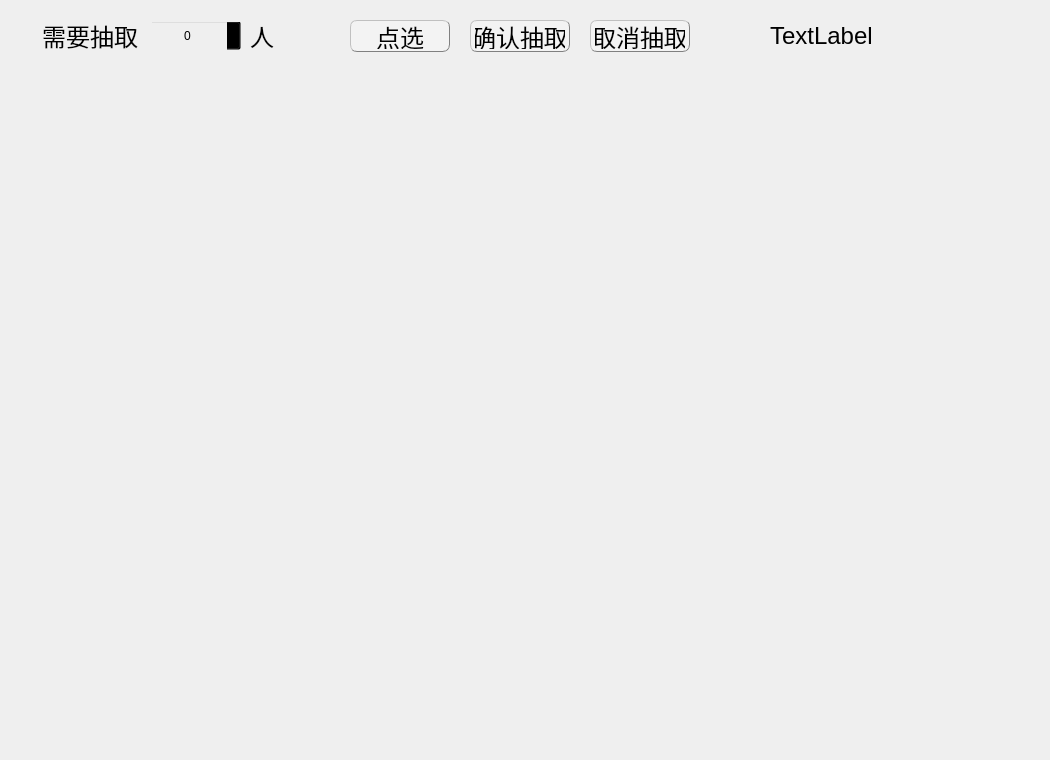
<?xml version="1.0" encoding="UTF-8"?>
<ui version="4.0">
 <class>stackedWidgetDialog</class>
 <widget class="QWidget" name="stackedWidgetDialog">
  <property name="geometry">
   <rect>
    <x>0</x>
    <y>0</y>
    <width>1050</width>
    <height>760</height>
   </rect>
  </property>
  <property name="windowTitle">
   <string>Form</string>
  </property>
  <widget class="QWidget" name="widget" native="true">
   <property name="geometry">
    <rect>
     <x>10</x>
     <y>10</y>
     <width>1031</width>
     <height>51</height>
    </rect>
   </property>
   <widget class="QSpinBox" name="spinBox">
    <property name="geometry">
     <rect>
      <x>140</x>
      <y>10</y>
      <width>91</width>
      <height>31</height>
     </rect>
    </property>
    <property name="styleSheet">
     <string notr="true">QSpinBox {
	background:transparent;

	/*
	border: 0px solid gray;
	border-radius: 6px;*/
	
}

/*spinbox 抬起样式*/
QSpinBox::up-button {
	subcontrol-position:right;
	height: 29px;
	width: 29px;
	/*overflow-x: hidden;
	border-radius: 0px 6px 6px 0px;
	background: qlineargradient(spread:pad, x1:0, y1:0, x2:0, y2:1, stop:0 rgba(200, 200, 200, 255), stop:1 rgba(255, 255, 255, 255))*/
	/*image: url(:/Qss/Qss/spinBox右箭头.png);*/
	image: url(:/Qss/Qss/spinBoxRightArrowUnchosen.png);
}
QSpinBox::down-button {
	subcontrol-position:left;
	height: 29px;
	width: 29px;
	/*border-radius: 6px 0px 0px 6px;
	background: qlineargradient(spread:pad, x1:0, y1:0, x2:0, y2:1, stop:0 rgba(200, 200, 200, 255), stop:1 rgba(255, 255, 255, 255))*/
	/*image: url(:/Qss/Qss/spinBox左箭头.png);*/
	image: url(:/Qss/Qss/spinBoxLeftArrowUnchosen.png);
}

QSpinBox::up-button:hover{
	subcontrol-position:right;
	height: 29px;
	width: 29px;
	image: url(:/Qss/Qss/spinBoxRightButtonMiddle.png);
}

QSpinBox::down-button:hover{
	subcontrol-position:left;
	height: 29px;
	width: 29px;
	image: url(:/Qss/Qss/spinBoxLeftButtonMiddle.png);
}

/*按钮按下样式*/
QSpinBox::up-button:pressed{
	subcontrol-position:right;
	height: 29px;
	width: 29px;
	image: url(:/Qss/Qss/spinBoxRightArrowChosen.png);
}
 
QSpinBox::down-button:pressed{
	subcontrol-position:left;
	height: 29px;
	width: 29px;
	image: url(:/Qss/Qss/spinBoxLeftArrowChosen.png);
}
</string>
    </property>
    <property name="alignment">
     <set>Qt::AlignCenter</set>
    </property>
   </widget>
   <widget class="QLabel" name="label">
    <property name="geometry">
     <rect>
      <x>17</x>
      <y>5</y>
      <width>111</width>
      <height>41</height>
     </rect>
    </property>
    <property name="font">
     <font>
      <pointsize>18</pointsize>
     </font>
    </property>
    <property name="text">
     <string>需要抽取</string>
    </property>
    <property name="alignment">
     <set>Qt::AlignRight|Qt::AlignTrailing|Qt::AlignVCenter</set>
    </property>
   </widget>
   <widget class="QLabel" name="label_2">
    <property name="geometry">
     <rect>
      <x>240</x>
      <y>5</y>
      <width>41</width>
      <height>41</height>
     </rect>
    </property>
    <property name="font">
     <font>
      <pointsize>18</pointsize>
     </font>
    </property>
    <property name="text">
     <string>人</string>
    </property>
   </widget>
   <widget class="QPushButton" name="chooseButton">
    <property name="geometry">
     <rect>
      <x>340</x>
      <y>10</y>
      <width>100</width>
      <height>32</height>
     </rect>
    </property>
    <property name="font">
     <font>
      <pointsize>18</pointsize>
     </font>
    </property>
    <property name="styleSheet">
     <string notr="true">QPushButton{background-color: rgb(243, 243, 243);border:0.5px groove gray;border-radius:7px;padding:2px 4px;border-style: outset;}
QPushButton:hover{background-color:rgb(229, 241, 251); color: black;}
QPushButton:pressed{background-color:rgb(191, 190, 192);border-style: inset;}
QPushButton:disabled{background-color:rgb(191, 190, 192);border-style: inset;}</string>
    </property>
    <property name="text">
     <string>点选</string>
    </property>
   </widget>
   <widget class="QPushButton" name="confirmButton">
    <property name="geometry">
     <rect>
      <x>460</x>
      <y>10</y>
      <width>100</width>
      <height>32</height>
     </rect>
    </property>
    <property name="font">
     <font>
      <pointsize>18</pointsize>
     </font>
    </property>
    <property name="styleSheet">
     <string notr="true">QPushButton{background-color: rgb(243, 243, 243);border:0.5px groove gray;border-radius:7px;padding:2px 4px;border-style: outset;}
QPushButton:hover{background-color:rgb(229, 241, 251); color: black;}
QPushButton:pressed{background-color:rgb(191, 190, 192);border-style: inset;}
QPushButton:disabled{background-color:rgb(191, 190, 192);border-style: inset;}</string>
    </property>
    <property name="text">
     <string>确认抽取</string>
    </property>
   </widget>
   <widget class="QPushButton" name="cancelButton">
    <property name="geometry">
     <rect>
      <x>580</x>
      <y>10</y>
      <width>100</width>
      <height>32</height>
     </rect>
    </property>
    <property name="font">
     <font>
      <pointsize>18</pointsize>
     </font>
    </property>
    <property name="styleSheet">
     <string notr="true">QPushButton{background-color: rgb(243, 243, 243);border:0.5px groove gray;border-radius:7px;padding:2px 4px;border-style: outset;}
QPushButton:hover{background-color:rgb(229, 241, 251); color: black;}
QPushButton:pressed{background-color:rgb(191, 190, 192);border-style: inset;}
QPushButton:disabled{background-color:rgb(191, 190, 192);border-style: inset;}</string>
    </property>
    <property name="text">
     <string>取消抽取</string>
    </property>
   </widget>
   <widget class="QLabel" name="availablePerLabel">
    <property name="geometry">
     <rect>
      <x>760</x>
      <y>5</y>
      <width>221</width>
      <height>41</height>
     </rect>
    </property>
    <property name="font">
     <font>
      <pointsize>18</pointsize>
     </font>
    </property>
    <property name="text">
     <string>TextLabel</string>
    </property>
   </widget>
  </widget>
  <widget class="QWidget" name="perShowWidget" native="true">
   <property name="geometry">
    <rect>
     <x>10</x>
     <y>70</y>
     <width>1031</width>
     <height>681</height>
    </rect>
   </property>
  </widget>
 </widget>
 <resources/>
 <connections/>
</ui>
